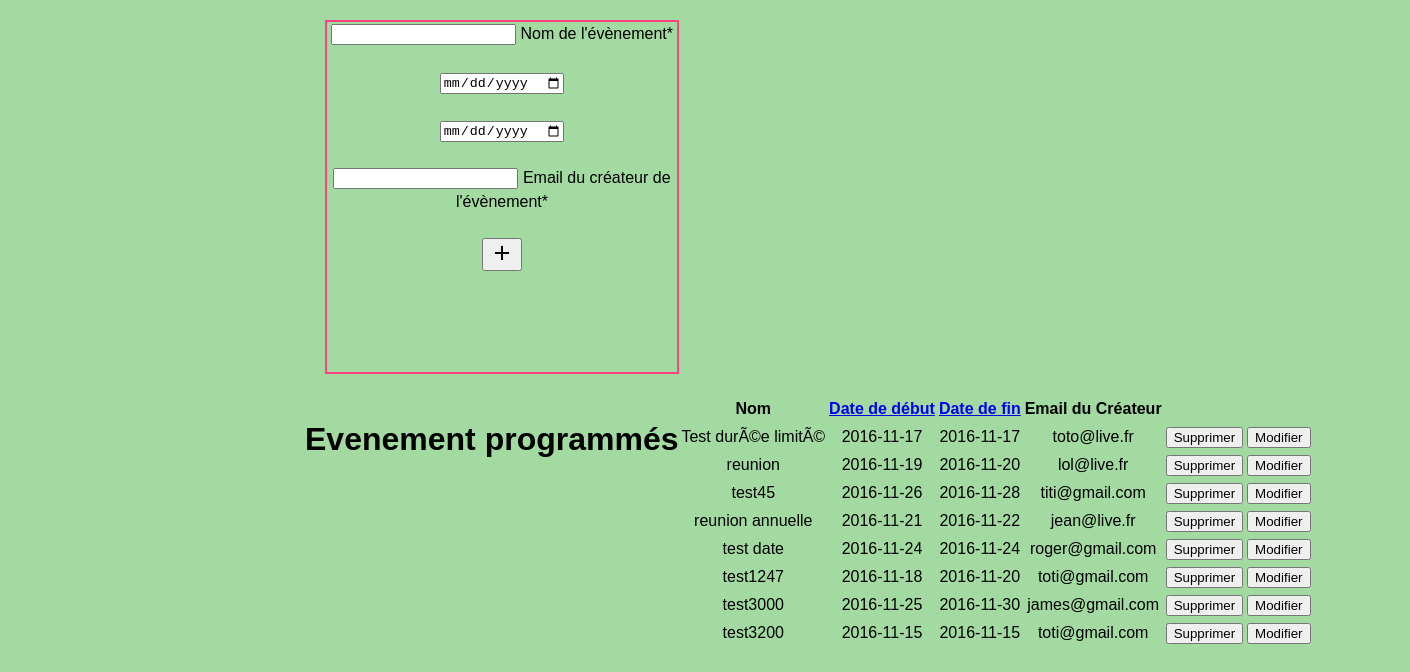
The page / on the database its author committed.
### tables this page shows
CREATE TABLE IF NOT EXISTS `evenement` (
  `id_evenement` int(11) NOT NULL AUTO_INCREMENT,
  `titre` varchar(255) NOT NULL,
  `date_debut` date NOT NULL,
  `date_fin` date NOT NULL,
  `mail_createur` varchar(255) NOT NULL,
  PRIMARY KEY (`id_evenement`),
  UNIQUE KEY `id_evenement` (`id_evenement`)
);

### affiche_event.php (the view, shortened to what this page needs)
<?php
include 'connexion.php';
$requete = "SELECT * FROM evenement";
$resultat = $connexion->query($requete);
?>
<!DOCTYPE html>
<html>
    <head>
    </head>
    <body>
        <div class="conteneur_affichage">
            <h1>Evenement programmés</h1>
            <table id="tableau">
                  <tr>
                      <th>Nom</th>
                      <th><a href="index.php?orderC">Date de début</th>
                      <th><a href="index.php?orderD">Date de fin</th>
                      <th>Email du Créateur</th>
                  </tr>
            <?php
                while($data = $resultat->fetch() ){
                    $id_event = $data['id_evenement'];
                    $nom = $data['titre'];
                    $dd = $data['date_debut'];
                    $df = $data['date_fin'];
                    $mail = $data['mail_createur'];
             ?>
             <tr>
                 <td><?php echo $nom ?></td>
                 <td><?php echo $dd ?></td>
                 <td><?php echo $df ?></td>
                 <td><?php echo $mail ?></td>
                 <td><a href="suppression.php?id=<?php echo $id_event ?> "><button type="button" name="supprimer">Supprimer</button></a></td>
                 <td><a href="modification_data.php?id=<?php echo $id_event ?> "><button type="submit" name="modifier">Modifier</button></td>
             </tr>
             <?php
                }
              ?>
        </div>
    </body>
</html>

### index.php (shortened to what this page needs)
<!DOCTYPE html>
<html>
    <head>
        <link rel="stylesheet" href="style.min.css" media="screen" charset="utf-8">
        <link rel="stylesheet" href="https://code.getmdl.io/1.2.1/material.indigo-pink.min.css">
    </head>
    <body>
        <form action="envoie.php" method="post" id="formulaire" >
          <div class="mdl-textfield mdl-js-textfield mdl-textfield--floating-label">
            <input class="mdl-textfield__input" type="text" id="nom_evenement" name="nom_evenement">
            <label class="mdl-textfield__label" for="nom_evenement">Nom de l'évènement*</label>
          </div> </br>
          <div class="mdl-textfield mdl-js-textfield mdl-textfield--floating-label">
              <input class="mdl-textfield__input" type="date" id="dd" name="dd">
          </div> </br>
          <div class="mdl-textfield mdl-js-textfield mdl-textfield--floating-label">
              <input class="mdl-textfield__input" type="date" id="df" name="df">
          </div> </br>
          <div class="mdl-textfield mdl-js-textfield mdl-textfield--floating-label">
              <input class="mdl-textfield__input" type="text" id="mail" name="mail">
              <label class="mdl-textfield__label" for="mail">Email du créateur de l'évènement*</label>
          </div> </br>
          <button type="submit" id="valider" class="mdl-button mdl-js-button mdl-button--fab mdl-js-ripple-effect mdl-button--colored">
              <i class="material-icons">add</i>
          </button>
        </form>
        <?php include'affiche_event.php' ?>
    </body>
</html>

### rows shown on the page
evenement: titre "Test durÃ©e limitÃ©", date_debut "2016-11-17", date_fin "2016-11-17", mail_createur "toto@live.fr"
evenement: titre "reunion", date_debut "2016-11-19", date_fin "2016-11-20", mail_createur "lol@live.fr"
evenement: titre "test45", date_debut "2016-11-26", date_fin "2016-11-28", mail_createur "titi@gmail.com"
evenement: titre "reunion annuelle", date_debut "2016-11-21", date_fin "2016-11-22", mail_createur "jean@live.fr"
evenement: titre "test date", date_debut "2016-11-24", date_fin "2016-11-24", mail_createur "roger@gmail.com"
evenement: titre "test1247", date_debut "2016-11-18", date_fin "2016-11-20", mail_createur "toti@gmail.com"
evenement: titre "test3000", date_debut "2016-11-25", date_fin "2016-11-30", mail_createur "james@gmail.com"
evenement: titre "test3200", date_debut "2016-11-15", date_fin "2016-11-15", mail_createur "toti@gmail.com"
